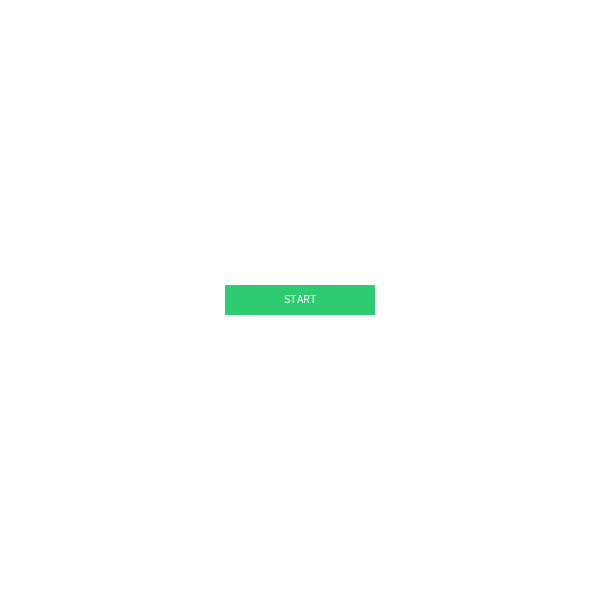
Frame 1 (no input)
Frame 60 (the mouse pressed at the canvas centre just before this capture): identical to frame 1, image omitted
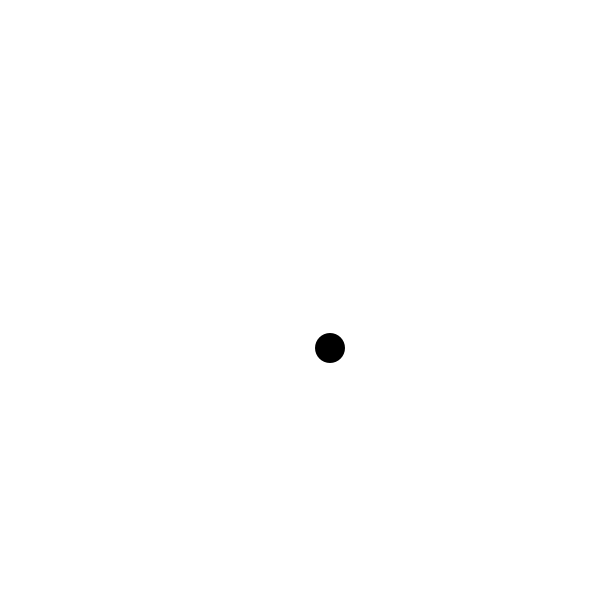
Frame 120 (the mouse held since frame 60 and released just before this capture)

The Processing sketch that drew these frames (run headless with seeded random() and noise(); from frame 60 on, the mouse is pressed at the canvas centre):

// Processing sketch: week11_1_movingball_start_button
// ── week11_1_movingball_start_button.pde
float x;
float y;
float dx = 1;
float dy = 1;

float accx = 0.5;
float accy = 0.8;

float bw = 150;
float bh = 30;
String bTxt = "START";


Boolean scene1 = true;
Boolean scene2 = false;

void setup() {
  size(600, 600);

  x = width*0.5;
  y = height *0.5;
}

void draw() {
  background(255);

  if (scene2 == true) {
    x = x+accx*dx;
    y = y +accy*dy;

    if (x > width || x < 0)
    {
      accx = random(0.1, 5);
      dx = dx*-1;
    }

    if ( y > height || y < 0) {
      accy = random(0.1, 5);
      dy = dy*-1;
 
    }


    fill(0);
    noStroke();
    ellipse(x, y, 30, 30);
  }

  if (scene1 == true) {
    startButton();
  }
}

void startButton() {
  pushMatrix();
  translate(width/2 - bw/2, height/2 - bh/2);
  fill(#2ECC71);


  noStroke();
  rect(0, 0, bw, bh);

  fill(255);
  text(bTxt, bw/2 - textWidth(bTxt)/2, 18 );
  popMatrix();
}

void mousePressed() {
  if(mouseX > width/2 - bw/2 && mouseX < width/2 - bw/2 + bw
  && mouseY > height/2 - bh/2 && mouseY < height/2 - bh/2 + bh) {
    scene1 = false;
    scene2 = true;
  }
}
